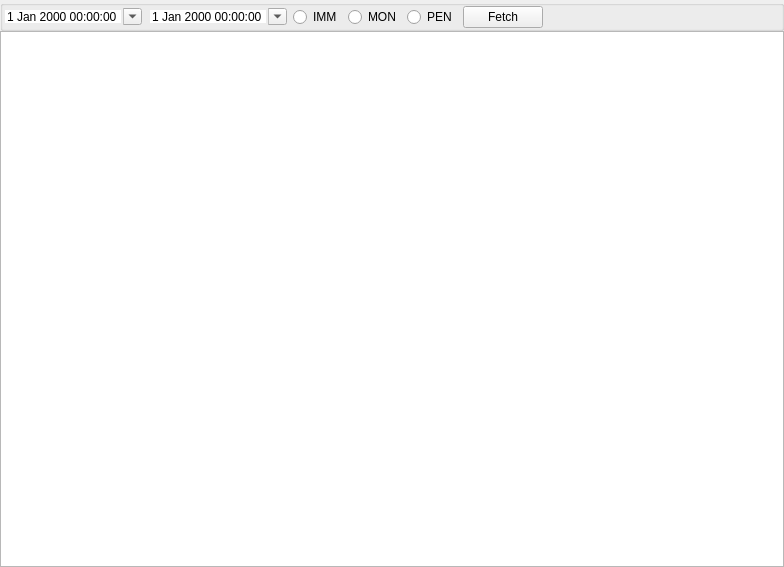
<?xml version="1.0" encoding="UTF-8"?>
<ui version="4.0">
 <class>StatementPrimaryWidget</class>
 <widget class="QWidget" name="StatementPrimaryWidget">
  <property name="geometry">
   <rect>
    <x>0</x>
    <y>0</y>
    <width>784</width>
    <height>567</height>
   </rect>
  </property>
  <property name="windowTitle">
   <string/>
  </property>
  <layout class="QGridLayout" name="gridLayout">
   <property name="leftMargin">
    <number>0</number>
   </property>
   <property name="topMargin">
    <number>0</number>
   </property>
   <property name="rightMargin">
    <number>0</number>
   </property>
   <property name="bottomMargin">
    <number>0</number>
   </property>
   <property name="spacing">
    <number>0</number>
   </property>
   <item row="0" column="0">
    <widget class="QGroupBox" name="tableGroup">
     <property name="sizePolicy">
      <sizepolicy hsizetype="Preferred" vsizetype="Preferred">
       <horstretch>0</horstretch>
       <verstretch>0</verstretch>
      </sizepolicy>
     </property>
     <property name="title">
      <string/>
     </property>
     <layout class="QHBoxLayout" name="horizontalLayout_2">
      <property name="spacing">
       <number>-1</number>
      </property>
      <property name="leftMargin">
       <number>0</number>
      </property>
      <property name="topMargin">
       <number>0</number>
      </property>
      <property name="rightMargin">
       <number>0</number>
      </property>
      <property name="bottomMargin">
       <number>0</number>
      </property>
      <item>
       <widget class="DateTimeEdit" name="start">
        <property name="frame">
         <bool>false</bool>
        </property>
        <property name="calendarPopup">
         <bool>true</bool>
        </property>
       </widget>
      </item>
      <item>
       <widget class="DateTimeEdit" name="end">
        <property name="frame">
         <bool>false</bool>
        </property>
        <property name="calendarPopup">
         <bool>true</bool>
        </property>
       </widget>
      </item>
      <item>
       <widget class="QRadioButton" name="rBtnIMM">
        <property name="text">
         <string>IMM</string>
        </property>
       </widget>
      </item>
      <item>
       <widget class="QRadioButton" name="rBtnMON">
        <property name="text">
         <string>MON</string>
        </property>
       </widget>
      </item>
      <item>
       <widget class="QRadioButton" name="rBtnPEN">
        <property name="text">
         <string>PEN</string>
        </property>
       </widget>
      </item>
      <item>
       <widget class="QPushButton" name="pBtnFetch">
        <property name="text">
         <string>Fetch</string>
        </property>
       </widget>
      </item>
      <item>
       <spacer name="horizontalSpacer_3">
        <property name="orientation">
         <enum>Qt::Orientation::Horizontal</enum>
        </property>
        <property name="sizeHint" stdset="0">
         <size>
          <width>516</width>
          <height>17</height>
         </size>
        </property>
       </spacer>
      </item>
     </layout>
    </widget>
   </item>
   <item row="1" column="0">
    <widget class="QTableView" name="tableView"/>
   </item>
  </layout>
 </widget>
 <customwidgets>
  <customwidget>
   <class>DateTimeEdit</class>
   <extends>QDateTimeEdit</extends>
   <header location="global">widget/datetimeedit.h</header>
  </customwidget>
 </customwidgets>
 <resources/>
 <connections/>
</ui>
